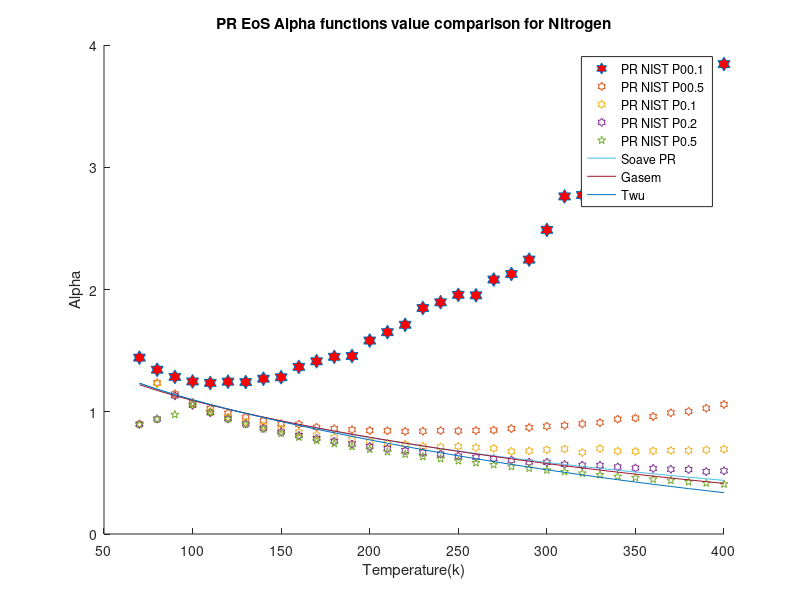

This chart was generated by the following MATLAB code:
clear 
clc
load nitrogen_rho_different_pressure_data1.mat
%PR Nitrogen
P = [0.01E6,0.05E6,0.1E6,0.2E6,0.5E6]; %pa
omega = 0.038; %Acentric factor
Tc = 126.2; %K
Pc = 3.395E6; %Pa
R = 8.31446 %J/K*mol
b = 0.07780*(R*Tc/Pc);
a = 0.45724*(((R^2)*(Tc^2))/Pc);
T = 70; %k
M = 28/1000; %kg/mol
S1=0.37464+1.54226*omega-0.26992*omega^2;
for i = 1:1:34
   Tr=T/Tc;
   for j = 1:1:5
       Vm(i,j) = M/rho(i,j);
   end
   alpha_0(i) = (Tr)^(-0.171813)*exp(0.125283*(1-(Tr)^(1.77634)));
   alpha_1(i) = (Tr)^(-0.607352)*exp(0.511614*(1-(Tr)^(2.20517)));
   alpha_PR_001(i) = ((R*T)/(Vm(i,1)-b)-P(1))*((Vm(i,1)^2+2*b*Vm(i,1)-b^2)/a);
   alpha_PR_005(i) = ((R*T)/(Vm(i,2)-b)-P(2))*((Vm(i,2)^2+2*b*Vm(i,2)-b^2)/a);
   alpha_PR_01(i) = ((R*T)/(Vm(i,3)-b)-P(3))*((Vm(i,3)^2+2*b*Vm(i,3)-b^2)/a);
   alpha_PR_02(i) = ((R*T)/(Vm(i,4)-b)-P(4))*((Vm(i,4)^2+2*b*Vm(i,4)-b^2)/a);
   alpha_PR_05(i) = ((R*T)/(Vm(i,5)-b)-P(5))*((Vm(i,5)^2+2*b*Vm(i,5)-b^2)/a);
   alpha_soave_PR(i) =(1+S1*(1-sqrt(Tr)))^2;
   alpha_Gasem(i) = exp((1.943+0.926*Tr)*(1-(Tr)^0.1441));
   alpha_twu(i) = alpha_0(i)+omega*(alpha_1(i)-alpha_0(i));
   Temp(i)=T;
   T = T+10;
end
hold on
plot(Temp,alpha_PR_001,'h','MarkerSize',10,'MarkerFaceColor','r')
plot(Temp,alpha_PR_005,'h')
plot(Temp,alpha_PR_01,'h')
plot(Temp,alpha_PR_02,'h')
plot(Temp,alpha_PR_05,'p')
% plot(Temp,alpha_PR_3,'o')
% plot(Temp,alpha_PR_5,'x')
% plot(Temp,alpha_PR_10,'*')
% plot(Temp,alpha_PR_15,'d')
% plot(Temp,alpha_PR_25,'^')
plot(Temp,alpha_soave_PR)
plot(Temp,alpha_Gasem)
plot(Temp,alpha_twu)
hold off
legend('PR NIST P00.1','PR NIST P00.5','PR NIST P0.1','PR NIST P0.2','PR NIST P0.5','Soave PR','Gasem','Twu')
xlabel('Temperature(k)')
ylabel('Alpha')
title('PR EoS Alpha functions value comparison for Nitrogen')